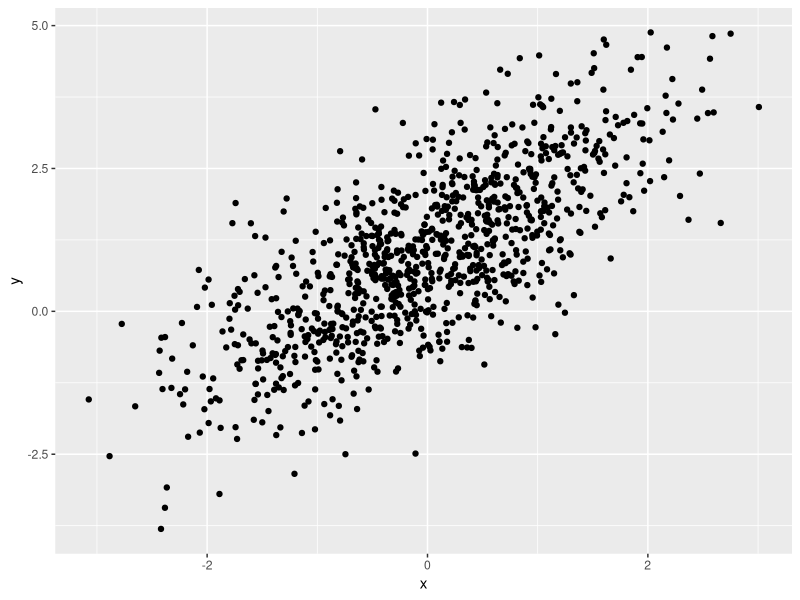
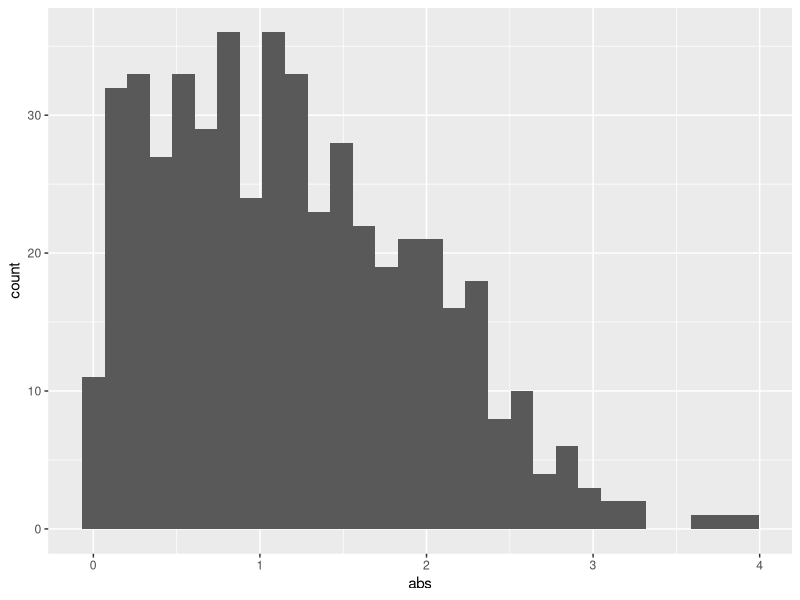

These charts were generated, in order, by the following R code:
## ---- chunk 1
library(tidyverse)
library(ggplot2)
## ---- chunk 2
samp = rnorm(100)
length(samp)
## ---- chunk 3
plot_df = tibble(
  x = rnorm(n = 1000),
  y = 1 + x + rnorm(n=1000)
)

ggplot(plot_df, aes(x=x, y=y)) + geom_point()

## ---- chunk 4
la_df <- tibble(
  norm_sample = rnorm(500, 1),
  bool = norm_sample > 0,
  abs = abs(norm_sample)
)

ggplot(la_df, aes(x=abs)) + geom_histogram()

